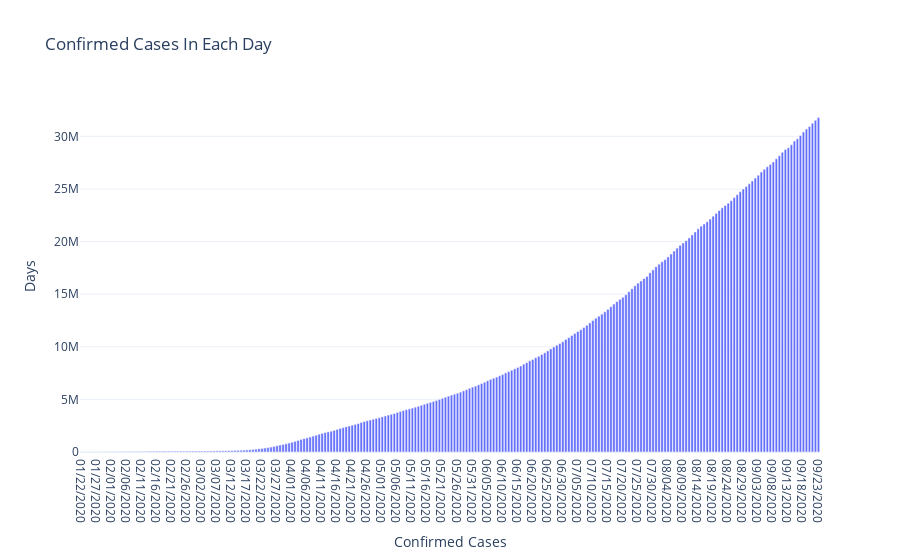

Notebook code cell kept with this figure:
### Code cell
# Daily confirmed cases

fig = go.Figure(go.Bar(x=data_over_time['ObservationDate'],y=data_over_time['Confirmed']))
fig.update_layout(title='Confirmed Cases In Each Day',template='plotly_white',xaxis_title="Confirmed Cases",yaxis_title="Days")
fig.show()

### Figure 1 — Plotly figure (JSON) as saved in the notebook; plotly's stock layout.template omitted (floating-point values rounded to 4 significant figures; data arrays with more than 128 entries replaced by an {"elided": "..."} marker saying what was removed)
{"data": [{"type": "bar", "x": {"elided": "246 str values"}, "y": {"elided": "246 int values"}}], "layout": {"title": {"text": "Confirmed Cases In Each Day"}, "xaxis": {"title": {"text": "Confirmed Cases"}}, "yaxis": {"title": {"text": "Days"}}}}
